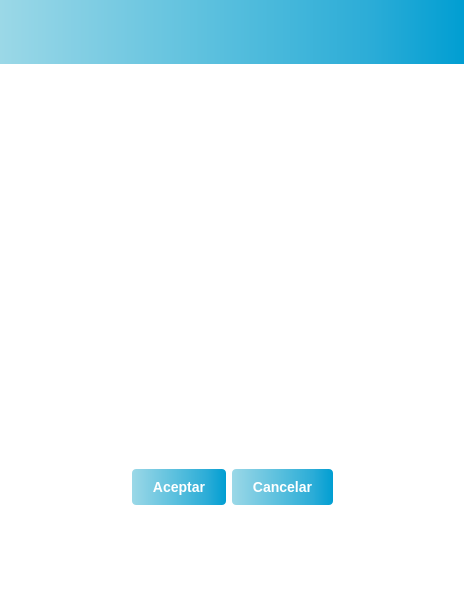
<?xml version="1.0" encoding="UTF-8"?>
<ui version="4.0">
 <class>ActualizarUsuarios</class>
 <widget class="QWidget" name="ActualizarUsuarios">
  <property name="geometry">
   <rect>
    <x>0</x>
    <y>0</y>
    <width>464</width>
    <height>600</height>
   </rect>
  </property>
  <property name="windowTitle">
   <string>ActualizarUsuarios</string>
  </property>
  <property name="styleSheet">
   <string notr="true">/*
#menuForm { 
background: rba(0, 0, 0, 80);
border-radius: 8px;
}
*/
#ActualizarUsuarios {background: rgba(255, 255, 255, 1)}
#topPanel {
background-color: qlineargradient(spread:pad, x1:0, y1:0, x2:1, y2:0, stop:0 #9bd8e7, stop:0.2 #7fcde3, stop:0.4 #63c3df, stop:0.6 #47b8db, stop:0.8 #2bacd7, stop:1 #009ed2);
}

/*
#loginButton {
color: black;
backgroun-color: #27a9e3;
border-width: 0px;
border-radius: 3px;
}
*/
</string>
  </property>
  <layout class="QVBoxLayout" name="verticalLayout">
   <property name="leftMargin">
    <number>0</number>
   </property>
   <property name="topMargin">
    <number>0</number>
   </property>
   <property name="rightMargin">
    <number>0</number>
   </property>
   <property name="bottomMargin">
    <number>0</number>
   </property>
   <item>
    <widget class="QWidget" name="topPanel" native="true">
     <layout class="QHBoxLayout" name="horizontalLayout_3">
      <property name="topMargin">
       <number>55</number>
      </property>
     </layout>
    </widget>
   </item>
   <item>
    <layout class="QHBoxLayout" name="horizontalLayout_4" stretch="0">
     <property name="spacing">
      <number>-1</number>
     </property>
     <property name="sizeConstraint">
      <enum>QLayout::SetMaximumSize</enum>
     </property>
     <property name="leftMargin">
      <number>0</number>
     </property>
     <property name="topMargin">
      <number>0</number>
     </property>
     <property name="bottomMargin">
      <number>0</number>
     </property>
     <item>
      <widget class="QLabel" name="label">
       <property name="sizePolicy">
        <sizepolicy hsizetype="Fixed" vsizetype="Fixed">
         <horstretch>0</horstretch>
         <verstretch>0</verstretch>
        </sizepolicy>
       </property>
       <property name="minimumSize">
        <size>
         <width>150</width>
         <height>150</height>
        </size>
       </property>
       <property name="styleSheet">
        <string notr="true"/>
       </property>
       <property name="text">
        <string/>
       </property>
       <property name="pixmap">
        <pixmap resource="../../Documents/GitHub/PI_Grupazo/ProyectoGrupazo/resources.qrc">:/logo/Images/Logo3.png</pixmap>
       </property>
      </widget>
     </item>
    </layout>
   </item>
   <item>
    <layout class="QHBoxLayout" name="horizontalLayout_5">
     <property name="topMargin">
      <number>12</number>
     </property>
     <property name="bottomMargin">
      <number>0</number>
     </property>
     <item>
      <widget class="QWidget" name="menuForm" native="true">
       <property name="sizePolicy">
        <sizepolicy hsizetype="Expanding" vsizetype="MinimumExpanding">
         <horstretch>0</horstretch>
         <verstretch>0</verstretch>
        </sizepolicy>
       </property>
       <property name="minimumSize">
        <size>
         <width>350</width>
         <height>205</height>
        </size>
       </property>
       <property name="sizeIncrement">
        <size>
         <width>0</width>
         <height>0</height>
        </size>
       </property>
       <property name="baseSize">
        <size>
         <width>0</width>
         <height>0</height>
        </size>
       </property>
       <widget class="QWidget" name="verticalLayoutWidget">
        <property name="geometry">
         <rect>
          <x>59</x>
          <y>9</y>
          <width>351</width>
          <height>191</height>
         </rect>
        </property>
        <layout class="QVBoxLayout" name="verticalLayout_2">
         <property name="topMargin">
          <number>0</number>
         </property>
         <property name="bottomMargin">
          <number>0</number>
         </property>
        </layout>
       </widget>
      </widget>
     </item>
    </layout>
   </item>
   <item>
    <layout class="QHBoxLayout" name="horizontalLayout_6">
     <property name="topMargin">
      <number>20</number>
     </property>
     <item>
      <spacer name="horizontalSpacer_2">
       <property name="orientation">
        <enum>Qt::Horizontal</enum>
       </property>
       <property name="sizeHint" stdset="0">
        <size>
         <width>40</width>
         <height>20</height>
        </size>
       </property>
      </spacer>
     </item>
     <item>
      <widget class="QPushButton" name="updateUserButton">
       <property name="sizePolicy">
        <sizepolicy hsizetype="Fixed" vsizetype="Fixed">
         <horstretch>0</horstretch>
         <verstretch>0</verstretch>
        </sizepolicy>
       </property>
       <property name="styleSheet">
        <string notr="true">#updateUserButton {
background-color: qlineargradient(spread:pad, x1:0, y1:0, x2:1, y2:0, stop:0 #9bd8e7, stop:0.2 #7fcde3, stop:0.4 #63c3df, stop:0.6 #47b8db, stop:0.8 #2bacd7, stop:1 #009ed2);
border: none;
color: #fff;
padding: 10px 20px;
border-radius: 4px;
font-weight: 1000;
font-family: &quot;Arial Black&quot;, sans-serif;
font-weight: bold;
font-size: 14px;
}

#updateUserButton:pressed {
background-color: #cccccc;
}

#updateUserButton:checked {
background-color: #cccccc;
}
</string>
       </property>
       <property name="text">
        <string>Aceptar</string>
       </property>
      </widget>
     </item>
     <item>
      <widget class="QPushButton" name="cancelButton">
       <property name="sizePolicy">
        <sizepolicy hsizetype="Fixed" vsizetype="Fixed">
         <horstretch>0</horstretch>
         <verstretch>0</verstretch>
        </sizepolicy>
       </property>
       <property name="styleSheet">
        <string notr="true">#cancelButton {
background-color: qlineargradient(spread:pad, x1:0, y1:0, x2:1, y2:0, stop:0 #9bd8e7, stop:0.2 #7fcde3, stop:0.4 #63c3df, stop:0.6 #47b8db, stop:0.8 #2bacd7, stop:1 #009ed2);
border: none;
color: #fff;
padding: 10px 20px;
border-radius: 4px;
font-weight: 1000;
font-family: &quot;Arial Black&quot;, sans-serif;
font-weight: bold;
font-size: 14px;
}

#cancelButton:pressed {
background-color: #cccccc;
}

#cancelButton:checked {
background-color: #cccccc;
}</string>
       </property>
       <property name="text">
        <string>Cancelar</string>
       </property>
      </widget>
     </item>
     <item>
      <spacer name="horizontalSpacer_3">
       <property name="orientation">
        <enum>Qt::Horizontal</enum>
       </property>
       <property name="sizeHint" stdset="0">
        <size>
         <width>40</width>
         <height>20</height>
        </size>
       </property>
      </spacer>
     </item>
    </layout>
   </item>
   <item>
    <layout class="QHBoxLayout" name="horizontalLayout">
     <property name="topMargin">
      <number>20</number>
     </property>
     <item>
      <spacer name="horizontalSpacer">
       <property name="orientation">
        <enum>Qt::Horizontal</enum>
       </property>
       <property name="sizeType">
        <enum>QSizePolicy::Fixed</enum>
       </property>
       <property name="sizeHint" stdset="0">
        <size>
         <width>305</width>
         <height>20</height>
        </size>
       </property>
      </spacer>
     </item>
     <item>
      <widget class="QPushButton" name="logout">
       <property name="sizePolicy">
        <sizepolicy hsizetype="Fixed" vsizetype="Fixed">
         <horstretch>50</horstretch>
         <verstretch>50</verstretch>
        </sizepolicy>
       </property>
       <property name="styleSheet">
        <string notr="true">#logout {
background-color: white;
/*padding: 10px 20px;*/
border-radius: 4px;
}

#logout:pressed {
background-color: white;
}

#logout:checked {
background-color: white;
}</string>
       </property>
       <property name="text">
        <string/>
       </property>
       <property name="icon">
        <iconset resource="resources.qrc">
         <normaloff>:/icons/Images/logout.png</normaloff>:/icons/Images/logout.png</iconset>
       </property>
       <property name="iconSize">
        <size>
         <width>50</width>
         <height>40</height>
        </size>
       </property>
      </widget>
     </item>
    </layout>
   </item>
   <item>
    <spacer name="verticalSpacer">
     <property name="orientation">
      <enum>Qt::Vertical</enum>
     </property>
     <property name="sizeHint" stdset="0">
      <size>
       <width>20</width>
       <height>30</height>
      </size>
     </property>
    </spacer>
   </item>
  </layout>
 </widget>
 <resources>
  <include location="resources.qrc"/>
 </resources>
 <connections/>
</ui>
